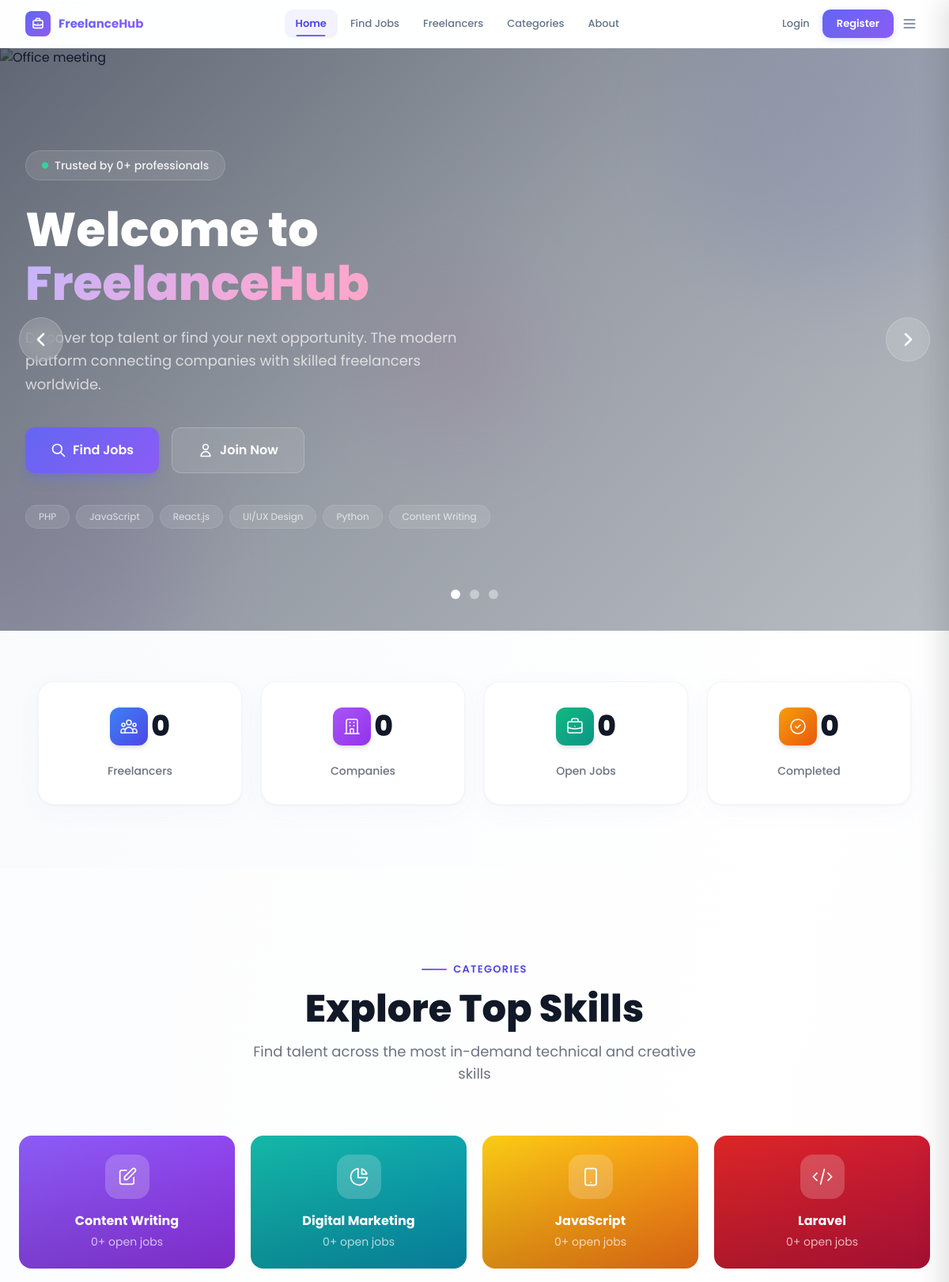
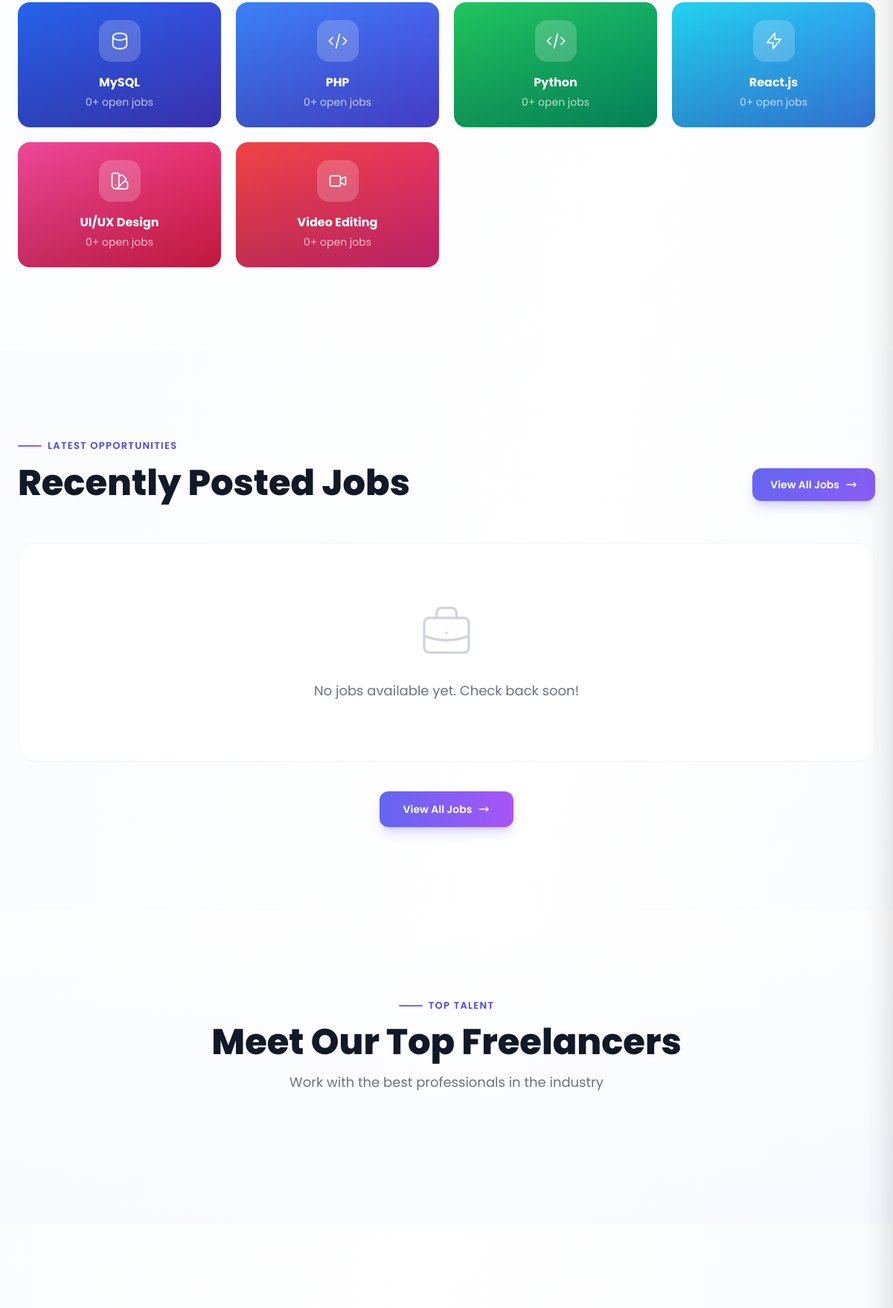
The page / (upper part) on the database its author committed (2 pictures, top to bottom).
### tables this page shows
CREATE TABLE skills (
    id INT PRIMARY KEY AUTO_INCREMENT,
    skill_name VARCHAR(50) UNIQUE NOT NULL
);

### index.php (the view, shortened to what the rows shown need)
<?php
require_once __DIR__ . '/config/auth.php';
require_once __DIR__ . '/config/chat.php';
$skills_list = [];
$r = $conn->query("SELECT id, skill_name FROM skills ORDER BY skill_name");
if ($r) {
    while ($row = $r->fetch_assoc()) {
        $skills_list[] = $row;
    }
}
?>
<!DOCTYPE html>
<html lang="<?= e(current_lang()) ?>" data-theme>
<head>
    <script src="https://cdn.tailwindcss.com"></script>
    <link rel="stylesheet" href="<?= e(base_url('assets/css/custom.css')) ?>">
</head>
<body class="bg-gradient-to-br from-slate-50 via-white to-indigo-50/30 dark:from-slate-900 dark:via-slate-900 dark:to-indigo-950/30 min-h-screen">
    <?php require __DIR__ . '/includes/navbar.php'; ?>
    <section class="hero-section">
        <div class="hero-content max-w-7xl mx-auto px-4 sm:px-6 lg:px-8 w-full py-20">
            <div class="max-w-2xl">
                <h1 class="text-4xl sm:text-5xl lg:text-6xl font-extrabold text-white leading-tight mb-6 reveal reveal-d1">
                    Welcome to
                    <span class="block mt-2 gradient-text">FreelanceHub</span>
                </h1>
            </div>
        </div>
    </section>
    <section id="categories" class="py-28 bg-white/50 dark:bg-slate-800/30">
        <div class="max-w-7xl mx-auto px-4 sm:px-6">
            <div class="text-center mb-16 reveal">
                <h2 class="text-3xl sm:text-4xl lg:text-5xl font-extrabold text-gray-900 dark:text-white mb-4">Explore Top Skills</h2>
            </div>
            <div class="grid grid-cols-2 sm:grid-cols-3 lg:grid-cols-4 xl:grid-cols-5 gap-4 sm:gap-5">
                <?php
                $category_data = [
                    'PHP' => ['color' => 'from-blue-500 to-indigo-600', 'icon' => '<path stroke-linecap="round" stroke-linejoin="round" d="M10 20l4-16m4 4l4 4-4 4M6 16l-4-4 4-4"/>'],
                    'JavaScript' => ['color' => 'from-yellow-400 to-orange-500', 'icon' => '<path stroke-linecap="round" stroke-linejoin="round" d="M12 18h.01M8 21h8a2 2 0 002-2V5a2 2 0 00-2-2H8a2 2 0 00-2 2v14a2 2 0 002 2z"/>'],
                    'React.js' => ['color' => 'from-cyan-400 to-blue-500', 'icon' => '<path stroke-linecap="round" stroke-linejoin="round" d="M13 10V3L4 14h7v7l9-11h-7z"/>'],
                    'UI/UX Design' => ['color' => 'from-pink-500 to-rose-600', 'icon' => '<path stroke-linecap="round" stroke-linejoin="round" d="M7 21a4 4 0 01-4-4V5a2 2 0 012-2h4a2 2 0 012 2v12a4 4 0 01-4 4zm0 0h12a2 2 0 002-2v-4a2 2 0 00-2-2h-2.343M11 7.343l1.657-1.657a2 2 0 012.828 0l2.829 2.829a2 2 0 010 2.828l-8.486 8.485M7 17h.01"/>'],
                    'Python' => ['color' => 'from-green-500 to-emerald-600', 'icon' => '<path stroke-linecap="round" stroke-linejoin="round" d="M10 20l4-16m4 4l4 4-4 4M6 16l-4-4 4-4"/>'],
                    'Content Writing' => ['color' => 'from-violet-500 to-purple-600', 'icon' => '<path stroke-linecap="round" stroke-linejoin="round" d="M11 5H6a2 2 0 00-2 2v11a2 2 0 002 2h11a2 2 0 002-2v-5m-1.414-9.414a2 2 0 112.828 2.828L11.828 15H9v-2.828l8.586-8.586z"/>'],
                    'Video Editing' => ['color' => 'from-red-500 to-pink-600', 'icon' => '<path stroke-linecap="round" stroke-linejoin="round" d="M15 10l4.553-2.276A1 1 0 0121 8.618v6.764a1 1 0 01-1.447.894L15 14M5 18h8a2 2 0 002-2V8a2 2 0 00-2-2H5a2 2 0 00-2 2v8a2 2 0 002 2z"/>'],
                    'Digital Marketing' => ['color' => 'from-teal-500 to-cyan-600', 'icon' => '<path stroke-linecap="round" stroke-linejoin="round" d="M11 3.055A9.001 9.001 0 1020.945 13H11V3.055z"/><path stroke-linecap="round" stroke-linejoin="round" d="M20.488 9H15V3.512A9.025 9.025 0 0120.488 9z"/>'],
                    'Laravel' => ['color' => 'from-red-600 to-rose-700', 'icon' => '<path stroke-linecap="round" stroke-linejoin="round" d="M10 20l4-16m4 4l4 4-4 4M6 16l-4-4 4-4"/>'],
                    'MySQL' => ['color' => 'from-blue-600 to-indigo-700', 'icon' => '<path stroke-linecap="round" stroke-linejoin="round" d="M4 7v10c0 2.21 3.582 4 8 4s8-1.79 8-4V7M4 7c0 2.21 3.582 4 8 4s8-1.79 8-4M4 7c0-2.21 3.582-4 8-4s8 1.79 8 4"/>'],
                ];
                $shown = 0;
                foreach ($skills_list as $skill):
                    if ($shown >= 10) break;
                    if (!isset($category_data[$skill['skill_name']])) continue;
                    $cd = $category_data[$skill['skill_name']];
                    $shown++;
                    $cnt_r = $conn->query("SELECT COUNT(*) AS cnt FROM jobs j JOIN job_skills js ON js.job_id = j.id JOIN skills s ON js.skill_id = s.id WHERE s.skill_name = '" . $conn->real_escape_string($skill['skill_name']) . "' AND j.status = 'approved' AND j.category != 'Direct Hire'");
                    $job_cnt = $cnt_r ? (int) $cnt_r->fetch_assoc()['cnt'] : 0;
                ?>
                    <a href="<?= e(base_url('freelancer/skill_jobs.php?skill=' . urlencode($skill['skill_name']))) ?>" class="cat-card bg-gradient-to-br <?= $cd['color'] ?> reveal reveal-d<?= ($shown % 5) + 1 ?>">
                        <div class="relative z-10">
                            <div class="w-14 h-14 bg-white/20 backdrop-blur-sm rounded-2xl flex items-center justify-center mx-auto mb-4 group-hover:scale-110 transition-transform duration-300">
                                <svg class="w-7 h-7" fill="none" viewBox="0 0 24 24" stroke="currentColor" stroke-width="1.5"><?= $cd['icon'] ?></svg>
                            </div>
                            <h3 class="font-bold text-base mb-1 relative z-10"><?= e($skill['skill_name']) ?></h3>
                            <p class="text-white/70 text-sm relative z-10"><?= $job_cnt ?>+ open jobs</p>
                        </div>
                    </a>
                <?php endforeach; ?>
            </div>
        </div>
    </section>
    <section id="find-jobs" class="py-28">
        <div class="max-w-7xl mx-auto px-4 sm:px-6">
            <div class="flex flex-wrap items-end justify-between mb-14 reveal">
                <div>
                    <h2 class="text-3xl sm:text-4xl lg:text-5xl font-extrabold text-gray-900 dark:text-white">Recently Posted Jobs</h2>
                </div>
            </div>
        </div>
    </section>
    <section id="freelancers" class="py-28 bg-gradient-to-b from-white/50 to-indigo-50/30 dark:from-slate-800/30 dark:to-slate-900/50">
        <div class="max-w-7xl mx-auto px-4 sm:px-6">
            <div class="text-center mb-16 reveal">
                <h2 class="text-3xl sm:text-4xl lg:text-5xl font-extrabold text-gray-900 dark:text-white mb-4">Meet Our Top Freelancers</h2>
            </div>
        </div>
    </section>
</body>
</html>

### rows shown on the page
skills: skill_name "Content Writing", job_cnt "0"
skills: skill_name "Digital Marketing", job_cnt "0"
skills: skill_name "JavaScript", job_cnt "0"
skills: skill_name "Laravel", job_cnt "0"
skills: skill_name "MySQL", job_cnt "0"
skills: skill_name "PHP", job_cnt "0"
skills: skill_name "Python", job_cnt "0"
skills: skill_name "React.js", job_cnt "0"
skills: skill_name "UI/UX Design", job_cnt "0"
skills: skill_name "Video Editing", job_cnt "0"

### other values the page prints
__('app.name') "FreelanceHub"
$link['label'] "Home"
$link['label'] "Find Jobs"
$link['label'] "Freelancers"
$link['label'] "Categories"
$link['label'] "About"
$stats['freelancers'] + $stats['companies'] "0"
$s['label'] "Freelancers"
$s['label'] "Companies"
$s['label'] "Open Jobs"
$s['label'] "Completed"
